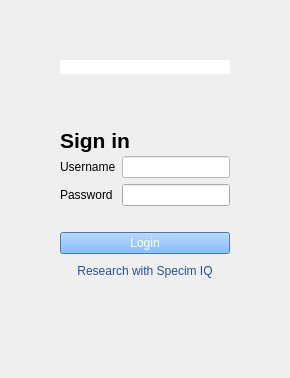
      <widget class="QWidget" name="page_5">
       <layout class="QVBoxLayout" name="verticalLayout_10">
        <item>
         <widget class="QWidget" name="widget_4" native="true">
          <property name="sizePolicy">
           <sizepolicy hsizetype="Preferred" vsizetype="Expanding">
            <horstretch>0</horstretch>
            <verstretch>0</verstretch>
           </sizepolicy>
          </property>
          <property name="styleSheet">
           <string notr="true"/>
          </property>
          <layout class="QGridLayout" name="gridLayout_3">
           <item row="0" column="2">
            <layout class="QVBoxLayout" name="verticalLayout_9">
             <item>
              <spacer name="verticalSpacer_5">
               <property name="orientation">
                <enum>Qt::Vertical</enum>
               </property>
               <property name="sizeHint" stdset="0">
                <size>
                 <width>20</width>
                 <height>40</height>
                </size>
               </property>
              </spacer>
             </item>
             <item>
              <widget class="QLabel" name="label_14">
               <property name="sizePolicy">
                <sizepolicy hsizetype="Fixed" vsizetype="Fixed">
                 <horstretch>0</horstretch>
                 <verstretch>0</verstretch>
                </sizepolicy>
               </property>
               <property name="maximumSize">
                <size>
                 <width>500</width>
                 <height>200</height>
                </size>
               </property>
               <property name="styleSheet">
                <string notr="true">background-color: rgb(255, 255, 255);
selection-background-color: rgb(255, 255, 255);
alternate-background-color: rgb(255, 255, 255);</string>
               </property>
               <property name="text">
                <string/>
               </property>
               <property name="pixmap">
                <pixmap resource="resources/introLogo.qrc">:/logo/D:/Projects/isent_colorcheck/resources/R&amp;D-logo-CMYK-cores.png</pixmap>
               </property>
               <property name="scaledContents">
                <bool>true</bool>
               </property>
              </widget>
             </item>
             <item>
              <spacer name="verticalSpacer_6">
               <property name="orientation">
                <enum>Qt::Vertical</enum>
               </property>
               <property name="sizeHint" stdset="0">
                <size>
                 <width>20</width>
                 <height>40</height>
                </size>
               </property>
              </spacer>
             </item>
             <item>
              <widget class="QLabel" name="label">
               <property name="sizePolicy">
                <sizepolicy hsizetype="Minimum" vsizetype="Minimum">
                 <horstretch>0</horstretch>
                 <verstretch>0</verstretch>
                </sizepolicy>
               </property>
               <property name="minimumSize">
                <size>
                 <width>0</width>
                 <height>30</height>
                </size>
               </property>
               <property name="maximumSize">
                <size>
                 <width>500</width>
                 <height>20</height>
                </size>
               </property>
               <property name="font">
                <font>
                 <pointsize>16</pointsize>
                 <weight>75</weight>
                 <bold>true</bold>
                </font>
               </property>
               <property name="styleSheet">
                <string notr="true">background-color: rgba(255, 255, 255, 0);</string>
               </property>
               <property name="text">
                <string>Sign in</string>
               </property>
              </widget>
             </item>
             <item>
              <layout class="QGridLayout" name="gridLayout_4">
               <item row="0" column="1">
                <widget class="QLineEdit" name="username">
                 <property name="styleSheet">
                  <string notr="true">background-color: rgb(255, 255, 255);</string>
                 </property>
                </widget>
               </item>
               <item row="1" column="0">
                <widget class="QLabel" name="label_15">
                 <property name="text">
                  <string>Password</string>
                 </property>
                </widget>
               </item>
               <item row="0" column="0">
                <widget class="QLabel" name="label_16">
                 <property name="text">
                  <string>Username</string>
                 </property>
                </widget>
               </item>
               <item row="1" column="1">
                <widget class="QLineEdit" name="password"/>
               </item>
               <item row="2" column="1">
                <spacer name="verticalSpacer_7">
                 <property name="orientation">
                  <enum>Qt::Vertical</enum>
                 </property>
                 <property name="sizeType">
                  <enum>QSizePolicy::Fixed</enum>
                 </property>
                 <property name="sizeHint" stdset="0">
                  <size>
                   <width>20</width>
                   <height>20</height>
                  </size>
                 </property>
                </spacer>
               </item>
              </layout>
             </item>
             <item>
              <widget class="QPushButton" name="login_button">
               <property name="styleSheet">
                <string notr="true">
color: rgb(255, 255, 255);
background-color: rgb(88, 165, 255);</string>
               </property>
               <property name="text">
                <string>Login</string>
               </property>
              </widget>
             </item>
             <item>
              <widget class="QPushButton" name="research_button">
               <property name="styleSheet">
                <string notr="true">color: rgb(38, 82, 142);</string>
               </property>
               <property name="text">
                <string>Research with Specim IQ</string>
               </property>
               <property name="flat">
                <bool>true</bool>
               </property>
              </widget>
             </item>
            </layout>
           </item>
           <item row="0" column="1">
            <spacer name="horizontalSpacer_8">
             <property name="orientation">
              <enum>Qt::Horizontal</enum>
             </property>
             <property name="sizeHint" stdset="0">
              <size>
               <width>40</width>
               <height>20</height>
              </size>
             </property>
            </spacer>
           </item>
           <item row="0" column="3">
            <spacer name="horizontalSpacer_9">
             <property name="orientation">
              <enum>Qt::Horizontal</enum>
             </property>
             <property name="sizeHint" stdset="0">
              <size>
               <width>40</width>
               <height>20</height>
              </size>
             </property>
            </spacer>
           </item>
          </layout>
         </widget>
        </item>
        <item>
         <layout class="QHBoxLayout" name="horizontalLayout_10">
          <property name="spacing">
           <number>22</number>
          </property>
          <property name="topMargin">
           <number>0</number>
          </property>
          <property name="rightMargin">
           <number>0</number>
          </property>
          <property name="bottomMargin">
           <number>0</number>
          </property>
          <item>
           <widget class="QLabel" name="label_17">
            <property name="sizePolicy">
             <sizepolicy hsizetype="Fixed" vsizetype="Fixed">
              <horstretch>0</horstretch>
              <verstretch>0</verstretch>
             </sizepolicy>
            </property>
            <property name="minimumSize">
             <size>
              <width>175</width>
              <height>70</height>
             </size>
            </property>
            <property name="maximumSize">
             <size>
              <width>175</width>
              <height>70</height>
             </size>
            </property>
            <property name="text">
             <string/>
            </property>
            <property name="pixmap">
             <pixmap resource="resources/logoColor.qrc">:/logo/D:/Projects/isent_colorcheck/resources/colorcheck_logo.png</pixmap>
            </property>
            <property name="scaledContents">
             <bool>true</bool>
            </property>
           </widget>
          </item>
          <item>
           <spacer name="horizontalSpacer_10">
            <property name="orientation">
             <enum>Qt::Horizontal</enum>
            </property>
            <property name="sizeType">
             <enum>QSizePolicy::Expanding</enum>
            </property>
            <property name="sizeHint" stdset="0">
             <size>
              <width>40</width>
              <height>20</height>
             </size>
            </property>
           </spacer>
          </item>
         </layout>
        </item>
       </layout>
      </widget>
